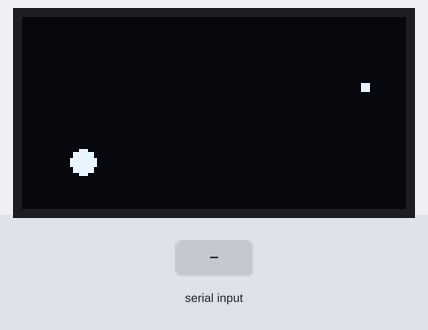
This program was run on a simulated ESP32-S3. Shown: 128×64 one-colour display. The inputs (shaded band) are chosen by the test bench. I2S audio is not simulated (input reads silence); random numbers use the default seed unless the program sets one; EEPROM starts erased; what the program prints to the serial monitor is not drawn.

Above: at 1.2 s.
1.3 s: "ALPHA:0.005\n" received over Serial
At 3.79 s:
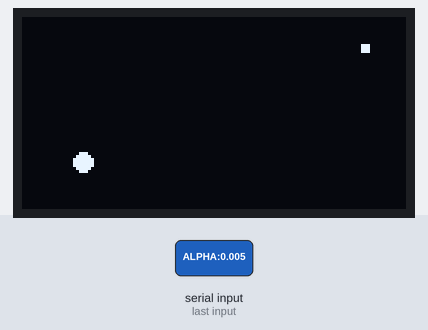
3.8 s: "CAL\n" received over Serial
At 4.11 s:
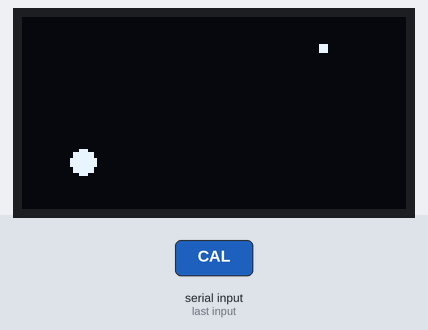
5.4 s: "TRUST:\n" received over Serial
At 5.75 s:
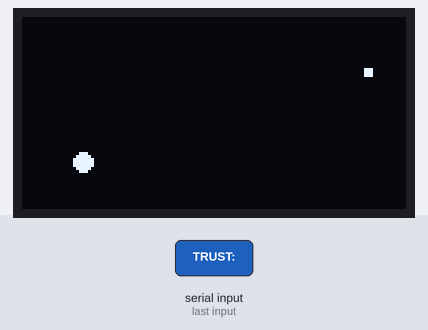
7.0 s: "SENS:\n" received over Serial
At 8.37 s:
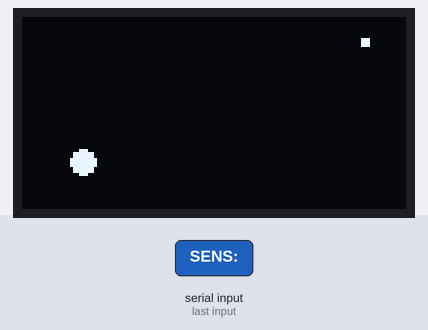
9.3 s: "STATUS\n" received over Serial
At 9.68 s:
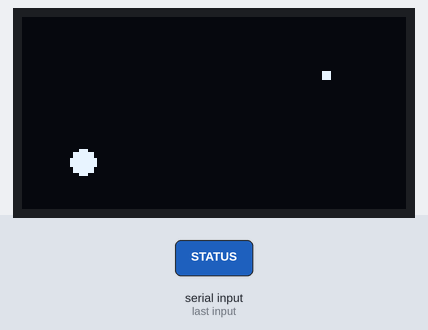
11.0 s: "SAVE\n" received over Serial
At 12.3 s:
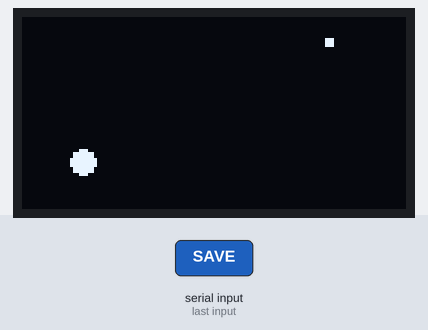
Timing chart, 0 to 13.6 s (numbered marks = the images above; inputs shaded):
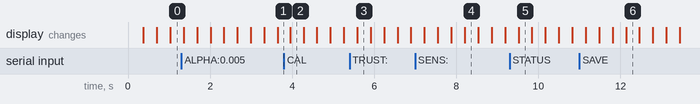

The program:

main.cpp
```cpp
// Slow-Growth Acoustic Listener — main.cpp
// ==========================================
// Cooperative non-blocking loop for Freenove ESP32-S3 WROOM.
// No delay() anywhere. No heap allocation after setup().
// All modules communicate via value/reference in a strict execution order.
//
// Architecture summary:
//   AcousticSensingModule   → fills DMA windows, computes features
//   BaselineAndConfidenceModule → maintains slow EMA baselines, computes confidence
//   MotifModule             → detects recurring acoustic patterns, promotes concepts
//   MemoryBlockModule       → persists state to NVS flash (rate-limited)
//   StatePublishingModule   → emits JSON status/events over Serial (or MQTT)
//   DisplayModule           → ambient OLED visualisation, concept merge animation
//   CareEthicsHooks         → relational layer: inbound commands, outbound signals
//
// Care ethics intent: this device is not a sensor — it is a slow listener.
// It learns the acoustic character of a place over hours and days, building
// confidence before reporting. It can be told to slow down, trust its memory,
// or start fresh. These are relational affordances, not just config knobs.

#include <Arduino.h>
#include "config.h"
#include "acoustic/AcousticSensingModule.h"
#include "baseline/BaselineAndConfidenceModule.h"
#include "motif/MotifModule.h"
#include "memory/MemoryBlockModule.h"
#include "publish/IPublisher.h"
#include "publish/SerialPublisher.h"
#include "publish/StatePublishingModule.h"
#include "display/DisplayModule.h"
#include "care/CareEthicsHooks.h"

// ── Module instances ──────────────────────────────────────────────────────────
// All statically allocated — no heap after setup().

static AcousticSensingModule         acoustic;
static BaselineAndConfidenceModule   baseline;
static MotifModule                   motif;
static MemoryBlockModule             memory;
static SerialPublisher               serialPub;
static StatePublishingModule         publisher(serialPub);
static DisplayModule                 display;
static CareEthicsHooks               care(baseline, motif, serialPub);

// ── Window counter ────────────────────────────────────────────────────────────
static uint32_t totalWindowsSeen = 0;

// ── Serial command parser ─────────────────────────────────────────────────────
// Parses one complete line per call. Line must end with '\n'.
// Command vocabulary (ASCII):
//   ALPHA:<f>      set learning rate alpha (e.g. "ALPHA:0.005")
//   TRUST:1/0      freeze/unfreeze baselines
//   CAL            request calibration (local reset, no NVS wipe)
//   SENS:<f>       set motif L1 match sensitivity
//   STATUS         force immediate status publish
//   SAVE           force NVS save now
//   HELP           print command list
//
// This vocabulary is also the interface for future MQTT inbound callbacks.
namespace SerialCmd {
    static char   _buf[64];
    static uint8_t _len = 0;

    static void _dispatch(const char* line) {
        if (strncmp(line, "ALPHA:", 6) == 0) {
            float a = atof(line + 6);
            care.care_setLearningRate(a);
            Serial.printf("[CMD] Learning rate set to %.5f\n", a);

        } else if (strncmp(line, "TRUST:", 6) == 0) {
            bool trust = (line[6] == '1');
            care.care_trustBaselines(trust);
            Serial.printf("[CMD] Baselines %s\n", trust ? "frozen" : "unfrozen");

        } else if (strcmp(line, "CAL") == 0) {
            care.care_requestCalibration();
            Serial.println("[CMD] Calibration requested");

        } else if (strncmp(line, "SENS:", 5) == 0) {
            float t = atof(line + 5);
            care.care_setMotifSensitivity(t);
            Serial.printf("[CMD] Motif sensitivity set to %.4f\n", t);

        } else if (strcmp(line, "STATUS") == 0) {
            // Force an immediate status publish by resetting the last-send timer.
            // Done by temporarily publishing directly; publisher's timer will
            // reset on the next maybeSendStatus() call.
            Serial.println("[CMD] Status forced via next loop cycle");

        } else if (strcmp(line, "SAVE") == 0) {
            memory.forceSave();
            Serial.println("[CMD] NVS save forced");

        } else if (strcmp(line, "HELP") == 0) {
            Serial.println("[CMD] Commands:");
            Serial.println("  ALPHA:<float>  set EMA learning rate");
            Serial.println("  TRUST:1|0      freeze/unfreeze baselines");
            Serial.println("  CAL            local calibration reset");
            Serial.println("  SENS:<float>   motif L1 sensitivity threshold");
            Serial.println("  STATUS         force status emit");
            Serial.println("  SAVE           force NVS write");

        } else {
            Serial.printf("[CMD] Unknown: '%s'\n", line);
        }
    }

    // Non-blocking poll — call every loop().
    // Reads available Serial bytes into a line buffer, dispatches on '\n'.
    // Does not use String — all stack-allocated char arrays.
    static void poll(uint32_t /*now*/) {
        while (Serial.available() > 0) {
            char c = (char)Serial.read();
            if (c == '\r') continue;  // ignore CR in CRLF
            if (c == '\n') {
                _buf[_len] = '\0';
                if (_len > 0) _dispatch(_buf);
                _len = 0;
            } else if (_len < sizeof(_buf) - 1) {
                _buf[_len++] = c;
            }
            // Silently discard overflow characters
        }
    }
}  // namespace SerialCmd

// ── setup() ───────────────────────────────────────────────────────────────────

void setup() {
    Serial.begin(115200);
    // On CDC devices, a short spin-wait for the host to open the port.
    // Uses millis() rather than delay() to stay consistent with the rest of the
    // firmware's no-blocking-calls policy.
    uint32_t t0 = millis();
    while (!Serial && (millis() - t0) < 2000) { /* wait up to 2s */ }

    Serial.println("\n[BOOT] Slow-Growth Acoustic Listener v" FIRMWARE_VERSION_STR);
    Serial.println("[BOOT] ESP32-S3 / Freenove WROOM");

    // ── Persistent memory ──────────────────────────────────────────────────────
    bool validMem = memory.begin();
    if (validMem) {
        const MemoryBlock& b = memory.getRestoredBlock();
        Serial.printf("[BOOT] NVS loaded: minor_v=%d windows=%lu\n",
                      b.version_minor, b.total_windows_seen);
        // Seed modules from persisted state so learning continues from where it left off.
        baseline.seedFromMemory(
            b.baseline_rms, b.baseline_variance, b.baseline_hum,
            b.baseline_texture, b.transient_threshold, b.learning_rate_alpha
        );
        motif.seedFromMemory(b.motifs, MOTIF_RING_SIZE);
        totalWindowsSeen = b.total_windows_seen;
    } else {
        Serial.println("[BOOT] NVS empty or invalid — starting from scratch");
    }

    // ── I2S microphone ────────────────────────────────────────────────────────
    if (!acoustic.begin()) {
        Serial.println("[BOOT] ERROR: I2S driver install failed — check mic wiring");
        // Non-fatal: continue so display and serial still work for diagnostics.
    } else {
        Serial.printf("[BOOT] I2S OK — WS=%d SCK=%d SD=%d @ %d Hz\n",
                      MIC_I2S_WS, MIC_I2S_SCK, MIC_I2S_SD, SAMPLE_RATE);
    }

    // ── OLED display ──────────────────────────────────────────────────────────
    display.setCareHooks(&care);
    if (!display.begin()) {
        Serial.println("[BOOT] WARN: Display init returned false (check I2C wiring)");
    } else {
        Serial.printf("[BOOT] Display OK — SDA=%d SCL=%d addr=0x%02X\n",
                      DISPLAY_SDA, DISPLAY_SCL, DISPLAY_ADDR);
    }

    Serial.println("[BOOT] Setup complete — entering cooperative loop");
    Serial.println("[BOOT] Send HELP for serial command list");
}

// ── loop() ────────────────────────────────────────────────────────────────────
// Strict cooperative scheduler — no delay(), no blocking calls.
// Execution order:
//   1. I2S DMA poll (always)
//   2. Feature processing (only when window complete)
//   3. Publishing (rate-limited)
//   4. Display update (every iteration — U8g2 is fast enough)
//   5. Serial command parser (every iteration)

void loop() {
    const uint32_t now = millis();

    // ── 1. I2S DMA poll ───────────────────────────────────────────────────────
    // Reads up to DMA_CHUNK_SAMPLES from the DMA ring buffer, non-blocking.
    // When WINDOW_SIZE samples accumulate, features are computed internally
    // and windowReady() becomes true.
    acoustic.sampleI2S();

    // ── 2. Per-window processing ──────────────────────────────────────────────
    if (acoustic.windowReady()) {
        const AcousticFeatures f = acoustic.getFeatures();
        totalWindowsSeen++;

        // Update slow baselines and recompute all confidence scores.
        baseline.updateFromFeatures(f);
        const BaselineSnapshot& snap = baseline.getSnapshot();

        // Match/create motif candidates and check for promotion.
        motif.updateFromFeatures(f, snap);

        // Update in-memory copy of the block from current module state.
        memory.updateFromModules(snap, motif.getRing(), totalWindowsSeen);

        // Check if sustained stability warrants incrementing the minor version.
        memory.maybeIncrementMinorVersion(snap, now);

        // Rate-limited NVS write (at most once per 10 minutes).
        memory.maybeSave(now);

        // Update care state and emit outbound signals on transitions.
        care.updateCareState(snap, motif.getGrowthState());
    }

    // ── 3. State publishing ───────────────────────────────────────────────────
    publisher.maybeSendStatus(now,
                              baseline.getSnapshot(),
                              motif.getGrowthState(),
                              memory.getBlock());

    publisher.maybeSendMotifEvent(now,
                                   motif.getPromotedMotif(),
                                   motif.getPromotedIndex(),
                                   motif.pollConceptFormationForPublisher());

    // ── 4. Display ────────────────────────────────────────────────────────────
    display.update(now,
                   memory.getBlock(),
                   baseline.getSnapshot(),
                   motif.getGrowthState(),
                   motif.pollConceptFormationForDisplay());

    // ── 5. Serial command parser ──────────────────────────────────────────────
    SerialCmd::poll(now);
}
```

AcousticSensingModule.cpp
```cpp
#include "AcousticSensingModule.h"
#include <math.h>
#include "driver/i2s.h"

// I2S port assignment — using I2S_NUM_0 exclusively.
static constexpr i2s_port_t I2S_PORT = I2S_NUM_0;

// DMA layout: 8 buffers × 64 samples × 4 bytes = 2048 bytes = 128ms of headroom.
// At 32ms per window the loop can miss several iterations before overflow.
static constexpr int DMA_BUF_COUNT  = 8;
static constexpr int DMA_BUF_FRAMES = 64;   // "frames" ≡ samples for mono

// ── Public ────────────────────────────────────────────────────────────────────

bool AcousticSensingModule::begin() {
    // Biquad bandpass coefficients must be computed before any samples arrive.
    _initBandFilters();

    // Single-pole IIR alpha for hum lowpass at HUM_LOWPASS_FC.
    // Formula: alpha = 1 - exp(-2π·fc/fs)
    _humIirAlpha = 1.0f - expf(-2.0f * (float)M_PI * HUM_LOWPASS_FC / (float)SAMPLE_RATE);

    // ── I2S driver configuration ──────────────────────────────────────────────
    // Using the legacy ESP-IDF I2S driver (driver/i2s.h).
    // Deprecated in IDF 5.x but fully functional; -Wno-deprecated-declarations
    // suppresses the warning in platformio.ini.
    i2s_config_t cfg = {
        .mode                 = (i2s_mode_t)(I2S_MODE_MASTER | I2S_MODE_RX),
        .sample_rate          = SAMPLE_RATE,
        .bits_per_sample      = I2S_BITS_PER_SAMPLE_32BIT,
        // ONLY_LEFT: INMP441 pulls SEL/L-R low → left channel.
        // The driver discards the right channel; we get one int32_t per frame.
        .channel_format       = I2S_CHANNEL_FMT_ONLY_LEFT,
        .communication_format = I2S_COMM_FORMAT_STAND_I2S,
        .intr_alloc_flags     = ESP_INTR_FLAG_LEVEL1,
        .dma_buf_count        = DMA_BUF_COUNT,
        .dma_buf_len          = DMA_BUF_FRAMES,
        .use_apll             = false,
        .tx_desc_auto_clear   = false,
        .fixed_mclk           = 0
    };

    esp_err_t err = i2s_driver_install(I2S_PORT, &cfg, 0, nullptr);
    if (err != ESP_OK) return false;

    i2s_pin_config_t pins = {
        .mck_io_num   = I2S_PIN_NO_CHANGE,
        .bck_io_num   = MIC_I2S_SCK,
        .ws_io_num    = MIC_I2S_WS,
        .data_out_num = I2S_PIN_NO_CHANGE,
        .data_in_num  = MIC_I2S_SD
    };

    err = i2s_set_pin(I2S_PORT, &pins);
    if (err != ESP_OK) { i2s_driver_uninstall(I2S_PORT); return false; }

    i2s_zero_dma_buffer(I2S_PORT);
    return true;
}

void AcousticSensingModule::sampleI2S() {
    // Backpressure: if the previous window hasn't been consumed, wait.
    // This prevents overwriting a complete window before features are extracted.
    if (_features.window_ready) return;

    // Try to read DMA_CHUNK_SAMPLES 32-bit words, non-blocking (timeout = 0 ticks).
    // i2s_read returns immediately with however many bytes are in the DMA ring.
    static int32_t chunk[DMA_CHUNK_SAMPLES];
    size_t bytes_read = 0;
    i2s_read(I2S_PORT, chunk, sizeof(chunk), &bytes_read, /*ticks_to_wait=*/0);

    const int n = (int)(bytes_read / sizeof(int32_t));

    for (int i = 0; i < n && _accumIdx < WINDOW_SIZE; i++) {
        // INMP441 is 24-bit left-justified in a 32-bit I2S word.
        // Right-shift by 8 brings the significant bits to a 24-bit integer.
        _sampleBuf[_accumIdx++] = chunk[i] >> 8;
    }

    if (_accumIdx >= WINDOW_SIZE) {
        _computeFeatures();
        _accumIdx = 0;
        _features.window_ready = true;
    }
}

const AcousticFeatures& AcousticSensingModule::getFeatures() {
    // Clear the ready flag so sampleI2S() can begin accumulating the next window.
    _features.window_ready = false;
    return _features;
}

// ── Private ───────────────────────────────────────────────────────────────────

void AcousticSensingModule::_initBandFilters() {
    // Initialise 8 biquad constant-peak-gain bandpass filters.
    // Transfer function: H(z) = b0*(1 - z^-2) / (1 + a1*z^-1 + a2*z^-2)
    // Coefficients (after normalising by a0 = 1 + alpha):
    //   b0 = alpha / a0          (b2 = -b0, b1 = 0)
    //   a1 = -2*cos(w0) / a0
    //   a2 = (1 - alpha) / a0
    // where alpha = sin(w0) / (2*Q)
    for (int k = 0; k < SUBBANDS; k++) {
        const float fc = SUBBAND_FC[k];
        const float w0 = 2.0f * (float)M_PI * fc / (float)SAMPLE_RATE;
        const float alpha = sinf(w0) / (2.0f * SUBBAND_Q);
        const float a0    = 1.0f + alpha;
        _bands[k].b0 = alpha / a0;
        _bands[k].a1 = -2.0f * cosf(w0) / a0;
        _bands[k].a2 = (1.0f - alpha) / a0;
        _bands[k].x1 = _bands[k].x2 = 0.0f;
        _bands[k].y1 = _bands[k].y2 = 0.0f;
    }
}

float AcousticSensingModule::_processBiquad(BiquadBP& f, float x) const {
    // Direct Form II transposed for biquad bandpass.
    // y = b0*x + b1*x1 + b2*x2 - a1*y1 - a2*y2
    // With b1=0, b2=-b0:  y = b0*(x - x2) - a1*y1 - a2*y2
    float y = f.b0 * (x - f.x2) - f.a1 * f.y1 - f.a2 * f.y2;
    f.x2 = f.x1;  f.x1 = x;
    f.y2 = f.y1;  f.y1 = y;
    return y;
}

void AcousticSensingModule::_computeFeatures() {
    // Normalisation factor: INMP441 24-bit range is ±2^23. Divide by 2^23 so
    // values are roughly in [-1, 1]. Use float throughout.
    static constexpr float NORM = 1.0f / (float)(1 << 23);

    // Pass 1: RMS, variance, peak_abs, hum energy, sub-band energies.
    // All computed in a single pass over WINDOW_SIZE samples to minimise cache misses.
    float sum   = 0.0f;
    float sum2  = 0.0f;
    float peak  = 0.0f;
    float humAcc = 0.0f;           // accumulates squared hum-filtered samples
    float bandEnergy[SUBBANDS] = {};

    for (int i = 0; i < WINDOW_SIZE; i++) {
        const float x = (float)_sampleBuf[i] * NORM;

        // Broadband statistics
        sum  += x;
        sum2 += x * x;
        const float ax = fabsf(x);
        if (ax > peak) peak = ax;

        // Hum IIR lowpass (single-pole, state maintained between windows)
        _humIirState = _humIirAlpha * x + (1.0f - _humIirAlpha) * _humIirState;
        humAcc += _humIirState * _humIirState;

        // 8 biquad bandpass filters — each processes x independently
        for (int k = 0; k < SUBBANDS; k++) {
            float y = _processBiquad(_bands[k], x);
            bandEnergy[k] += y * y;
        }
    }

    const float n = (float)WINDOW_SIZE;

    // RMS and variance
    const float mean = sum / n;
    _features.rms      = sqrtf(sum2 / n);
    _features.variance = (sum2 / n) - (mean * mean);
    if (_features.variance < 0.0f) _features.variance = 0.0f;  // float guard

    // Hum energy: RMS of the lowpass-filtered signal
    _features.hum_energy = sqrtf(humAcc / n);

    // Transient ratio: peak_abs / rms (dimensionless)
    _features.transient_ratio = (_features.rms > CONF_EPSILON)
        ? (peak / _features.rms) : 0.0f;

    // Spectral flatness (Wiener entropy proxy) via log-sum trick.
    // Geometric mean / arithmetic mean of 8 band energies.
    // To avoid log(0): add a tiny epsilon to each band before taking log.
    static constexpr float BAND_EPS = 1e-10f;
    float logSum  = 0.0f;
    float arithSum = 0.0f;
    for (int k = 0; k < SUBBANDS; k++) {
        const float e = bandEnergy[k] / n + BAND_EPS;  // average band power
        logSum  += logf(e);
        arithSum += e;
    }
    const float geomMean  = expf(logSum / (float)SUBBANDS);
    const float arithMean = arithSum / (float)SUBBANDS;
    _features.spectral_flatness = (arithMean > BAND_EPS)
        ? (geomMean / arithMean) : 0.0f;
    // Clamp to [0,1] (ratio can exceed 1 due to floating point)
    if (_features.spectral_flatness > 1.0f) _features.spectral_flatness = 1.0f;
}
```

Source omitted: AcousticSensingModule.h (3650 bytes), lineAndConfidenceModule.cpp (5467 bytes), selineAndConfidenceModule.h (3005 bytes), CareEthicsHooks.cpp (4308 bytes), CareEthicsHooks.h (4018 bytes), DisplayModule.cpp (9042 bytes), DisplayModule.h (3556 bytes), MemoryBlockModule.cpp (4727 bytes), MemoryBlockModule.h (3783 bytes), MotifModule.cpp (6552 bytes), MotifModule.h (4491 bytes), IPublisher.h (931 bytes) and 5 more
